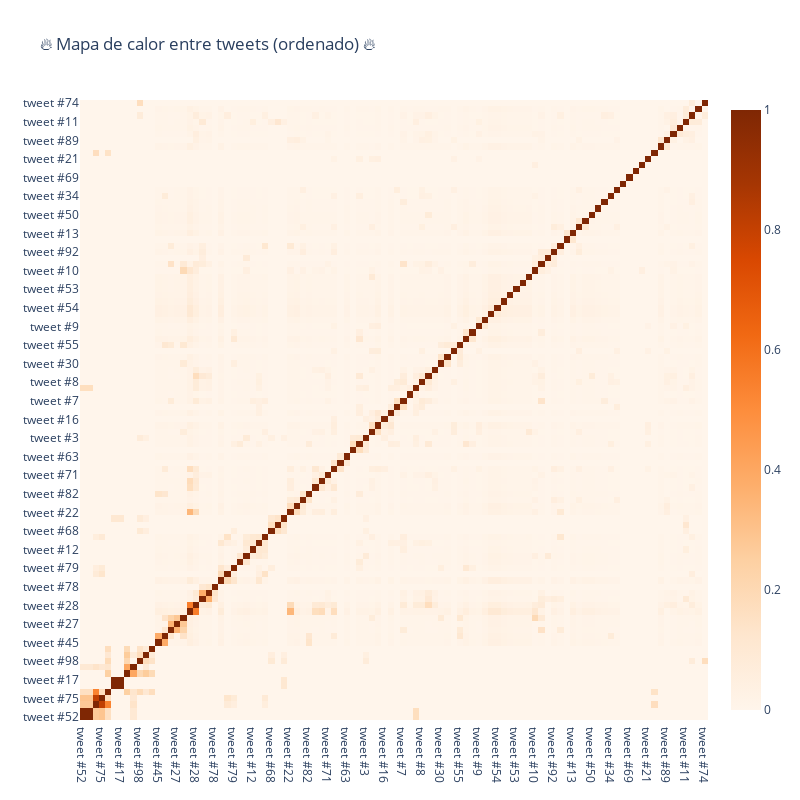

This figure's notebook cell:
### Code cell
trace = go.Heatmap(z=temp2.values.tolist(),
                   x=temp2.index.values,
                   y=temp2.columns.values,
                   colorscale='Oranges')

layout = go.Layout(title='🔥 Mapa de calor entre tweets (ordenado) 🔥',
                  width=800, height=800)

fig = go.Figure(data=[trace],layout=layout)
iplot(fig)

### Figure 1 — Plotly figure (JSON) as saved in the notebook; plotly's stock layout.template omitted (floating-point values rounded to 4 significant figures; data arrays with more than 128 entries replaced by an {"elided": "..."} marker saying what was removed)
{"data": [{"colorscale": [[0, "rgb(255,245,235)"], [0.125, "rgb(254,230,206)"], [0.25, "rgb(253,208,162)"], [0.375, "rgb(253,174,107)"], [0.5, "rgb(253,141,60)"], [0.625, "rgb(241,105,19)"], [0.75, "rgb(217,72,1)"], [0.875, "rgb(166,54,3)"], [1, "rgb(127,39,4)"]], "type": "heatmap", "x": ["tweet #52", "tweet #51", "tweet #73", "tweet #75", "tweet #95", "tweet #65", "tweet #17", "tweet #96", "tweet #94", "tweet #98", "tweet #99", "tweet #97", "tweet #45", "tweet #60", "tweet #44", "tweet #27", "tweet #88", "tweet #14", "tweet #28", "tweet #25", "tweet #24", "tweet #78", "tweet #35", "tweet #66", "tweet #79", "tweet #15", "tweet #41", "tweet #12", "tweet #48", "tweet #47", "tweet #68", "tweet #76", "tweet #91", "tweet #22", "tweet #46", "tweet #80", "tweet #82", "tweet #86", "tweet #93", "tweet #71", "tweet #6", "tweet #38", "tweet #63", "tweet #18", "tweet #56", "tweet #3", "tweet #29", "tweet #39", "tweet #16", "tweet #81", "tweet #2", "tweet #7", "tweet #31", "tweet #49", "tweet #8", "tweet #84", "tweet #87", "tweet #30", "tweet #32", "tweet #20", "tweet #55", "tweet #26", "tweet #58", "tweet #9", "tweet #72", "tweet #40", "tweet #54", "tweet #61", "tweet #0", "tweet #53", "tweet #59", "tweet #62", "tweet #10", "tweet #37", "tweet #90", "tweet #92", "tweet #43", "tweet #1", "tweet #13", "tweet #5", "tweet #42", "tweet #50", "tweet #57", "tweet #83", "tweet #34", "tweet #19", "tweet #67", "tweet #69", "tweet #70", "tweet #77", "tweet #21", "tweet #64", "tweet #85", "tweet #89", "tweet #4", "tweet #23", "tweet #11", "tweet #33", "tweet #36", "tweet #74"], "y": ["tweet #52", "tweet #51", "tweet #73", "tweet #75", "tweet #95", "tweet #65", "tweet #17", "tweet #96", "tweet #94", "tweet #98", "tweet #99", "tweet #97", "tweet #45", "tweet #60", "tweet #44", "tweet #27", "tweet #88", "tweet #14", "tweet #28", "tweet #25", "tweet #24", "tweet #78", "tweet #35", "tweet #66", "tweet #79", "tweet #15", "tweet #41", "tweet #12", "tweet #48", "tweet #47", "tweet #68", "tweet #76", "tweet #91", "tweet #22", "tweet #46", "tweet #80", "tweet #82", "tweet #86", "tweet #93", "tweet #71", "tweet #6", "tweet #38", "tweet #63", "tweet #18", "tweet #56", "tweet #3", "tweet #29", "tweet #39", "tweet #16", "tweet #81", "tweet #2", "tweet #7", "tweet #31", "tweet #49", "tweet #8", "tweet #84", "tweet #87", "tweet #30", "tweet #32", "tweet #20", "tweet #55", "tweet #26", "tweet #58", "tweet #9", "tweet #72", "tweet #40", "tweet #54", "tweet #61", "tweet #0", "tweet #53", "tweet #59", "tweet #62", "tweet #10", "tweet #37", "tweet #90", "tweet #92", "tweet #43", "tweet #1", "tweet #13", "tweet #5", "tweet #42", "tweet #50", "tweet #57", "tweet #83", "tweet #34", "tweet #19", "tweet #67", "tweet #69", "tweet #70", "tweet #77", "tweet #21", "tweet #64", "tweet #85", "tweet #89", "tweet #4", "tweet #23", "tweet #11", "tweet #33", "tweet #36", "tweet #74"], "z": {"elided": "100x100 float values"}}], "layout": {"height": 800, "title": {"text": "🔥 Mapa de calor entre tweets (ordenado) 🔥"}, "width": 800}}
